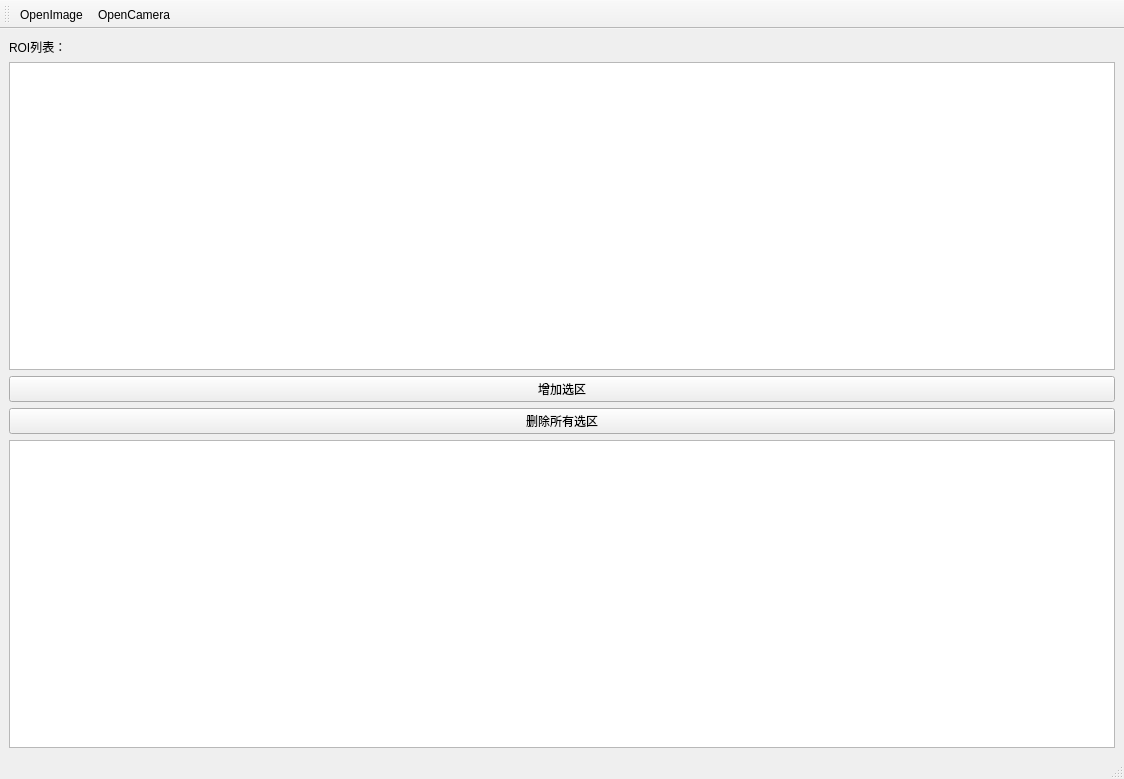
<?xml version="1.0" encoding="UTF-8"?>
<ui version="4.0">
 <class>MainWindow</class>
 <widget class="QMainWindow" name="MainWindow">
  <property name="geometry">
   <rect>
    <x>0</x>
    <y>0</y>
    <width>1124</width>
    <height>779</height>
   </rect>
  </property>
  <property name="windowTitle">
   <string>MainWindow</string>
  </property>
  <widget class="QWidget" name="centralwidget">
   <layout class="QGridLayout" name="gridLayout">
    <item row="0" column="0">
     <layout class="QHBoxLayout" name="horizontalLayout" stretch="1">
      <item>
       <layout class="QVBoxLayout" name="verticalLayout_2">
        <item>
         <widget class="QLabel" name="label">
          <property name="text">
           <string>ROI列表：</string>
          </property>
         </widget>
        </item>
        <item>
         <widget class="QListView" name="listView"/>
        </item>
        <item>
         <widget class="QPushButton" name="pushButton_1">
          <property name="text">
           <string>增加选区</string>
          </property>
         </widget>
        </item>
        <item>
         <widget class="QPushButton" name="pushButton_2">
          <property name="text">
           <string>删除所有选区</string>
          </property>
         </widget>
        </item>
        <item>
         <widget class="QTableView" name="tableView"/>
        </item>
       </layout>
      </item>
     </layout>
    </item>
   </layout>
  </widget>
  <widget class="QMenuBar" name="menubar">
   <property name="geometry">
    <rect>
     <x>0</x>
     <y>0</y>
     <width>1124</width>
     <height>23</height>
    </rect>
   </property>
  </widget>
  <widget class="QStatusBar" name="statusbar"/>
  <widget class="QToolBar" name="toolBar">
   <property name="windowTitle">
    <string>toolBar</string>
   </property>
   <attribute name="toolBarArea">
    <enum>TopToolBarArea</enum>
   </attribute>
   <attribute name="toolBarBreak">
    <bool>false</bool>
   </attribute>
   <addaction name="actionOpenImage"/>
   <addaction name="actionOpenCamera"/>
  </widget>
  <action name="actionOpenImage">
   <property name="text">
    <string>OpenImage</string>
   </property>
  </action>
  <action name="actionOpenCamera">
   <property name="text">
    <string>OpenCamera</string>
   </property>
  </action>
 </widget>
 <resources/>
 <connections/>
</ui>
